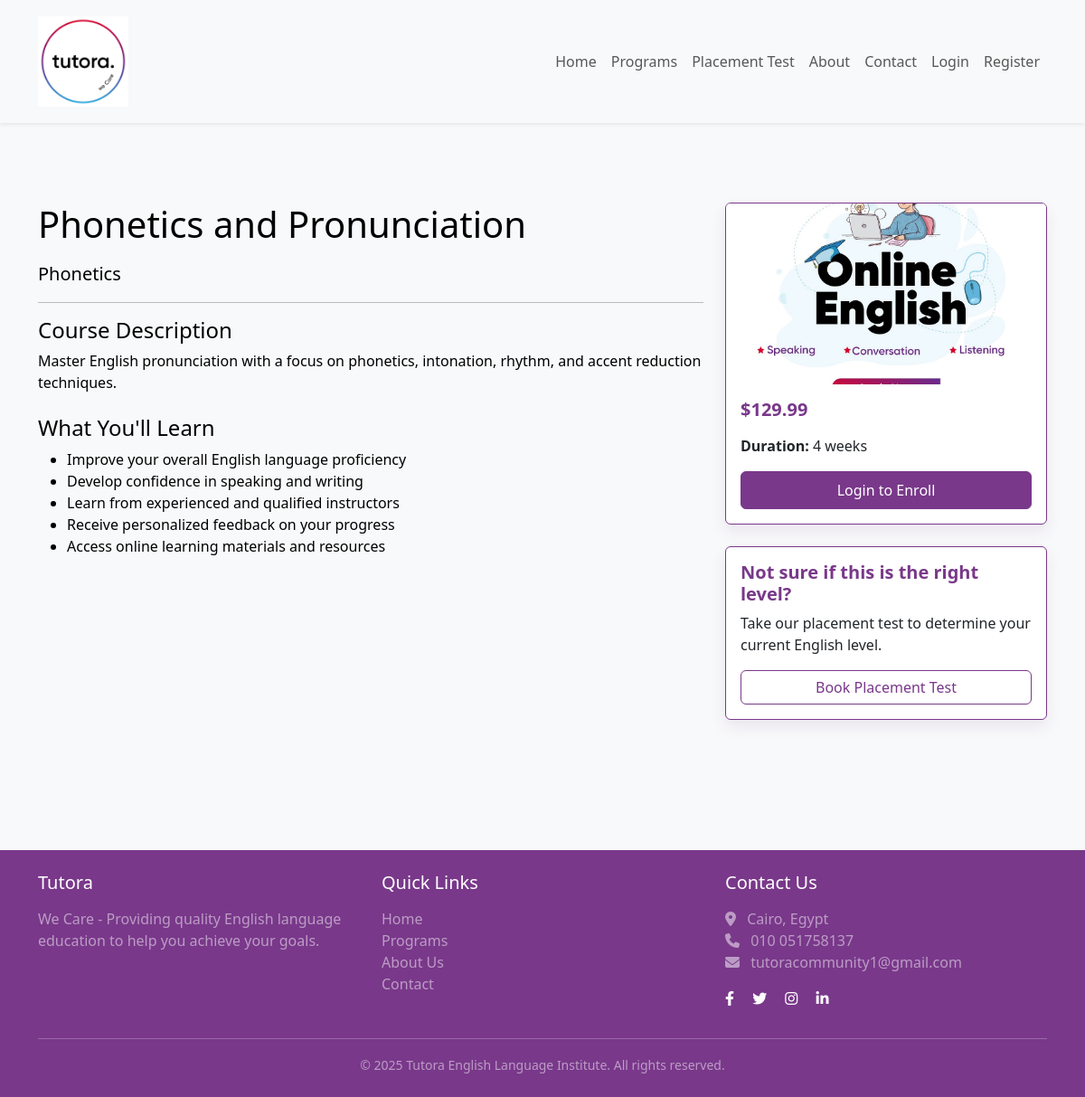
/courses/3, run on the app's committed database.
### app/models/course.py (models this page shows, shortened)
class Course(db.Model):
    id = db.Column(db.Integer, primary_key=True)
    title = db.Column(db.String(120), nullable=False)
    description = db.Column(db.Text)
    category = db.Column(db.String(64), index=True)  # General English, Conversation, Phonetics
    image_url = db.Column(db.String(256))
    duration = db.Column(db.String(64))  # e.g., "8 weeks"
    price = db.Column(db.Float)
    is_active = db.Column(db.Boolean, default=True)
    created_at = db.Column(db.DateTime, default=datetime.utcnow)
    updated_at = db.Column(db.DateTime, default=datetime.utcnow, onupdate=datetime.utcnow)
    enrollments = db.relationship('CourseEnrollment', backref='course', lazy='dynamic')

### app/routes/courses.py (the view)
@bp.route('/<int:id>')
def detail(id):
    course = Course.query.get_or_404(id)
    return render_template('courses/detail.html', title=course.title, course=course)

### app/templates/courses/detail.html
{% extends 'base.html' %}
{% block content %}
<div class="container py-5">
    <div class="row">
        <div class="col-md-8">
            <div class="mb-4">
                <h1 class="mb-3">{{ course.title }}</h1>
                <p class="lead">{{ course.category }}</p>
                <hr>
                <div class="mb-4">
                    <h4>Course Description</h4>
                    <p>{{ course.description }}</p>
                </div>
                <div class="mb-4">
                    <h4>What You'll Learn</h4>
                    <ul>
                        <li>Improve your overall English language proficiency</li>
                        <li>Develop confidence in speaking and writing</li>
                        <li>Learn from experienced and qualified instructors</li>
                        <li>Receive personalized feedback on your progress</li>
                        <li>Access online learning materials and resources</li>
                    </ul>
                </div>
            </div>
        </div>
        <div class="col-md-4">
            <div class="card">
                {% if course.image_url %}
                    <img src="{{ course.image_url }}" class="card-img-top" alt="{{ course.title }}">
                {% else %}
                    <img src="{{ url_for('static', filename='images/course-placeholder.jpg') }}" class="card-img-top" alt="{{ course.title }}">
                {% endif %}
                <div class="card-body">
                    <h5 class="card-price mb-3">${{ course.price }}</h5>
                    <p><strong>Duration:</strong> {{ course.duration }}</p>
                    {% if current_user.is_authenticated %}
                        <form action="{{ url_for('courses.enroll', id=course.id) }}" method="post">
                            <div class="d-grid gap-2">
                                <button type="submit" class="btn btn-primary">Enroll Now</button>
                            </div>
                        </form>
                    {% else %}
                        <div class="d-grid gap-2">
                            <a href="{{ url_for('auth.login') }}" class="btn btn-primary">Login to Enroll</a>
                        </div>
                    {% endif %}
                </div>
            </div>
            <div class="card mt-4">
                <div class="card-body">
                    <h5 class="card-title">Not sure if this is the right level?</h5>
                    <p class="card-text">Take our placement test to determine your current English level.</p>
                    <div class="d-grid gap-2">
                        <a href="{{ url_for('bookings.book_placement_test') }}" class="btn btn-outline-primary">Book Placement Test</a>
                    </div>
                </div>
            </div>
        </div>
    </div>
</div>
{% endblock %}

### app/static/css/style.css (style rules this page uses)
body { font-family: 'Segoe UI', Tahoma, Geneva, Verdana, sans-serif; color: #000000; background-color: #f8f9fa; }
.card { border: 1px solid #79388a; box-shadow: 0 0.5rem 1rem rgba(121, 56, 138, 0.1); transition: transform 0.3s; margin-bottom: 1.5rem; }
.card-img-top { height: 200px; object-fit: cover; }
.card-title { color: #79388a; font-weight: 600; }
.card-price { font-size: 1.25rem; font-weight: 700; color: #79388a; }
.btn-primary { padding: 0.5rem 1.5rem; background-color: #79388a; border-color: #79388a; }
.btn-outline-primary { border-color: #79388a; color: #79388a; }

### data on the page
Course: title "Phonetics and Pronunciation", category "Phonetics", description "Master English pronunciation with a focus on phonetics, intonation, rhythm, and accent reduction techniques.", image_url (placeholder picture), price "129.99", duration "4 weeks"
